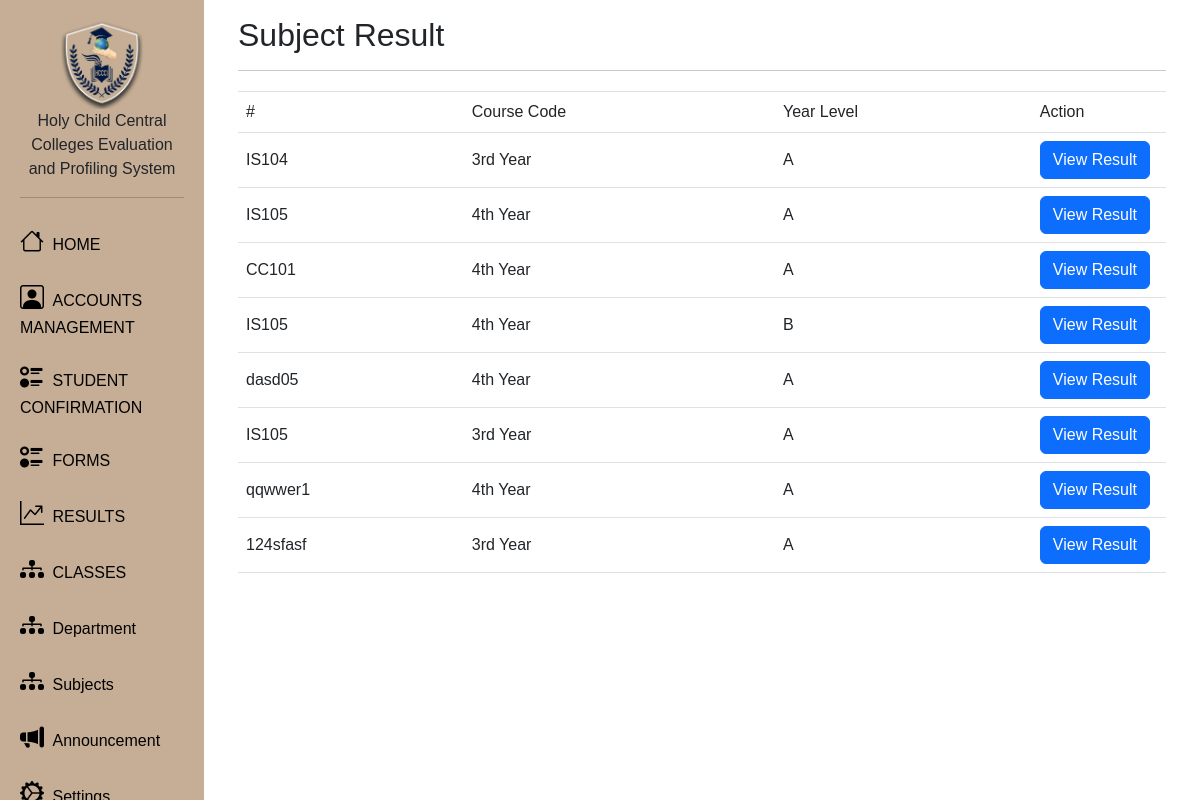
/GuidanceDashboard/subjectResult.php?facultyId=FAC-001 (signed in), run on the app's committed database.
### tables this page shows
CREATE TABLE `classinfotable` (
  `classFormID` int(11) NOT NULL,
  `facultyId` varchar(50) NOT NULL,
  `departmentCode` varchar(50) NOT NULL,
  `subjectID` varchar(50) NOT NULL,
  `correspondingYear` varchar(50) NOT NULL,
  `correspondingSection` varchar(50) NOT NULL,
  `classStatus` varchar(50) NOT NULL
);

### GuidanceDashboard/subjectResult.php (the view, shortened to what this page needs)
<?php
include('summaryCount.php');
if (isset($_REQUEST["facultyId"])) {
    $facultyId = $_REQUEST["facultyId"];
    $query = "SELECT classinfotable.subjectID,classinfotable.facultyId,classinfotable.correspondingYear,classinfotable.correspondingSection FROM classinfotable WHERE classinfotable.facultyId = '$facultyId'; ";
    $result = mysqli_query($db, $query);
}
?>
<!DOCTYPE html>
<html lang="en">
<head>
    <link rel="stylesheet" href="css/style.css">
    <link rel="stylesheet" href="https://cdn.jsdelivr.net/npm/bootstrap-icons@1.9.1/font/bootstrap-icons.css">
    <link rel="stylesheet" href="https://maxcdn.bootstrapcdn.com/bootstrap/4.0.0/css/bootstrap.min.css">
    <link rel="stylesheet" href="https://cdnjs.cloudflare.com/ajax/libs/font-awesome/5.13.0/css/all.min.css">
    <link rel="stylesheet" href="https://cdn.jsdelivr.net/npm/bootstrap-icons@1.9.1/font/bootstrap-icons.css">
    <link rel="stylesheet" href="https://cdn.jsdelivr.net/npm/bootstrap-icons@1.10.5/font/bootstrap-icons.css">
    <link href="https://cdn.jsdelivr.net/npm/bootstrap@5.3.0/dist/css/bootstrap.min.css" rel="stylesheet"
>
    <link rel="stylesheet" href="https://cdn.datatables.net/1.13.1/css/jquery.dataTables.min.css">
</head>
<body>
    <?php include 'components/navigation.php'; ?>
    <div class="main">
        <div class="container-fluid">
            <div class="row flex-nowrap">
                <div class="col py-3">
                    <div class="container-fluid">
                        <h2>Subject Result</h2>
                        <hr>
                        <div class="table-responsive" style="margin-top:20px;">
                            <table id="employee_data" class="table table-fluid" width="100%">
                                <thead>
                                    <tr>
                                        <td>#</td>
                                        <td>Course Code</td>
                                        <td>Year Level</td>
                                        <td width="10%">Action</td>
                                    </tr>
                                </thead>
                                <?php
                                while ($row = mysqli_fetch_array($result)) {
                                    echo "<tr>";
                                    echo "<td class='align-middle'>";
                                    echo $row["subjectID"];
                                    echo "</td>";
                                    echo "<td class='align-middle'>";
                                    echo $row["correspondingYear"];
                                    echo "</td>";
                                    echo "<td class='align-middle'>";
                                    echo $row["correspondingSection"];
                                    echo "</td>";
                                    echo "<td class='align-middle'><a href='printPerSub.php?facultyId=$facultyId &subjectID=$row[subjectID]&genPDFFormat='  target='_blank'><button type='button' class='btn btn-primary mr-2' data-toggle='modal' data-target=.bd-example-modal-lg'>View Result</button></a>";
                                    echo "</tr>";
                                }
                                ?>
                            </table>
                        </div>
                    </div>
                </div>
            </div>
        </div>
    </div>
</body>
</html>

### GuidanceDashboard/components/navigation.php (shortened to what this page needs)
<div class="sidenav">
        <img src="../IMAGES/logo.png" alt="" srcset="" width="50%" class="mx-auto d-block">
        <p class="text-center">Holy Child Central Colleges Evaluation and Profiling System</p>
    <hr>
    <a href="guidanceIndex.php" class="nav-link align-middle px-0 nav-color">
        <i class="fs-4 bi-house"></i> <span class="ms-1 d-none d-sm-inline"> HOME</span>
    </a>
    <a href="#submenu1" data-bs-toggle="collapse" class="nav-link px-0 align-middle">
        <i class="fs-4 bi-person-square"></i> <span class="ms-1 d-none d-sm-inline">ACCOUNTS MANAGEMENT</span> </a>
    <a href="studentConf.php" class="nav-link px-0 align-middle">
        <i class="fs-4 bi-ui-radios"></i> <span class="ms-1 d-none d-sm-inline">STUDENT CONFIRMATION</span></a>
    <a href="evaluationForm.php" class="nav-link px-0 align-middle">
        <i class="fs-4 bi-ui-radios"></i> <span class="ms-1 d-none d-sm-inline">FORMS</span></a>
    <a href="evaluationResult.php" class="nav-link px-0 align-middle ">
        <i class="fs-4 bi-graph-up-arrow"></i> <span class="ms-1 d-none d-sm-inline">RESULTS</span></a>
    <a href="classesModule.php" class="nav-link px-0 align-middle ">
        <i class="fs-4 bi-diagram-3-fill"></i> <span class="ms-1 d-none d-sm-inline">CLASSES</span></a>
    <a href="departmentForm.php" class="nav-link px-0 align-middle ">
        <i class="fs-4 bi-diagram-3-fill"></i> <span class="ms-1 d-none d-sm-inline">Department</span></a>
    <a href="subjectForm.php" class="nav-link px-0 align-middle ">
        <i class="fs-4 bi-diagram-3-fill"></i> <span class="ms-1 d-none d-sm-inline">Subjects</span></a>
    <a href="announceModule.php" class="nav-link px-0 align-middle ">
        <i class="fs-4 bi-megaphone-fill"></i> <span class="ms-1 d-none d-sm-inline">Announcement</span>
    </a>
    <a href="maintenanceForm.php" class="nav-link px-0 align-middle ">
        <i class="fs-4 bi-gear-wide-connected"></i> <span class="ms-1 d-none d-sm-inline">Settings</span>
    </a>
</div>

### GuidanceDashboard/css/style.css (style rules this page uses)
a.nav-link { color: #000; }
* { font-family: 'Ubuntu', sans-serif; }

### GuidanceDashboard/components/navigation.php (style rules this page uses)
.sidenav { height: 100%; width: 17%; position: fixed; z-index: 1; top: 0; left: 0; background-color: #c6ae96; overflow-x: hidden; padding: 20px 20px; }
.sidenav a { text-decoration: none; font-size: 1em; color: #000; display: block; padding: 10px; }
.main { margin-left: 17%; padding: 0px 10px; }

### data on the page
classinfotable: subjectID "IS104", correspondingYear "3rd Year", correspondingSection "A"
classinfotable: subjectID "IS105", correspondingYear "4th Year", correspondingSection "A"
classinfotable: subjectID "CC101", correspondingYear "4th Year", correspondingSection "A"
classinfotable: subjectID "IS105", correspondingYear "4th Year", correspondingSection "B"
classinfotable: subjectID "dasd05", correspondingYear "4th Year", correspondingSection "A"
classinfotable: subjectID "IS105", correspondingYear "3rd Year", correspondingSection "A"
classinfotable: subjectID "qqwwer1", correspondingYear "4th Year", correspondingSection "A"
classinfotable: subjectID "124sfasf", correspondingYear "3rd Year", correspondingSection "A"
